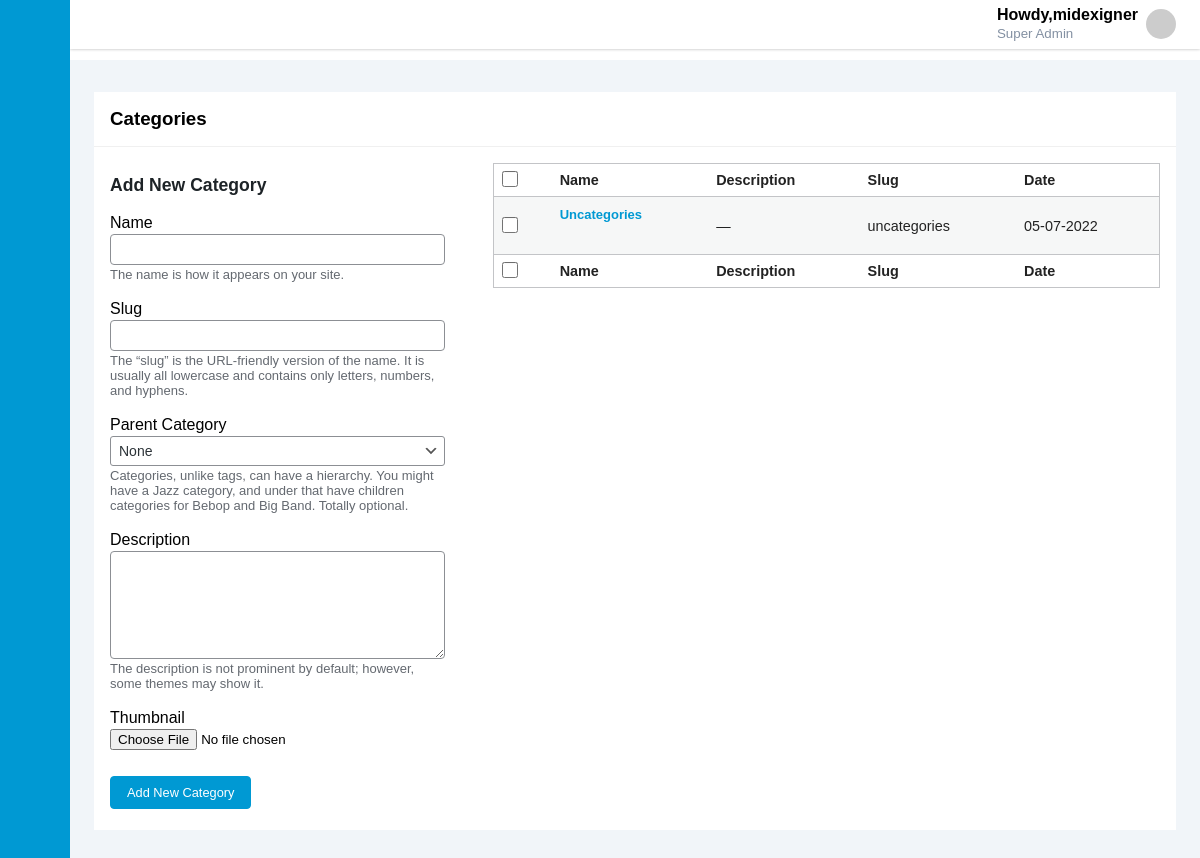
The page /admin/edit-tags?taxonomy=category (signed in) on the database its author committed.
### tables this page shows
CREATE TABLE `terms` (
  `term_id` int(11) NOT NULL,
  `name` varchar(200) NOT NULL,
  `slug` varchar(200) NOT NULL,
  `taxonomy` varchar(32) NOT NULL DEFAULT 'category',
  `description` longtext NOT NULL,
  `parent` int(11) NOT NULL DEFAULT 0,
  `status` varchar(32) NOT NULL DEFAULT 'publish',
  `date` timestamp NOT NULL DEFAULT current_timestamp()
);

### admin/edit-tags.php (the view, shortened to what this page needs)
<?php require_once "common/head.php"; ?>
   <?php require_once "common/sidebar.php"; ?>
   <?php require_once "common/header.php"; ?>
        <div class="card">
<div class="card-header page-header">
<h3>Categories</h3>
</div>
  <div class="card-body">
 <div class="col-container">
     <div class="col-left">
         <div class="col-wrap">
        <div class="form-wrap">
         <h2>Add New Category</h2>
         <form id="addtag" method="post" class="validate" enctype="multipart/form-data">
         <div class="form-field form-required term-name-wrap">
	<label for="tag-name">Name</label>
	<input name="tag_name" id="tag-name" type="text" value="" size="40" aria-required="true">
	<p>The name is how it appears on your site.</p>
</div>
	<div class="form-field term-slug-wrap">
	<label for="tag-slug">Slug</label>
	<input name="slug" id="tag-slug" type="text" value="" size="40">
	<p>The “slug” is the URL-friendly version of the name. It is usually all lowercase and contains only letters, numbers, and hyphens.</p>
</div>
<div class="form-field term-parent-wrap">
	<label for="parent">Parent Category</label>
		<select name="parent" id="parent" class="postform">
	<option value="0">None</option>
</select>
				<p>Categories, unlike tags, can have a hierarchy. You might have a Jazz category, and under that have children categories for Bebop and Big Band. Totally optional.</p>
	</div>
	<div class="form-field term-description-wrap">
	<label for="tag-description">Description</label>
	<textarea name="description" id="tag-description" rows="5" cols="40"></textarea>
	<p>The description is not prominent by default; however, some themes may show it.</p>
</div>
<div class="form-field">
  <label for="thumbnail">Thumbnail</label>
  <input type="file" name="postmeta[thumbnail]" id="">
</div>
<p class="submit">
		<input type="submit" name="submit" id="submit" class="btn" value="Add New Category">
	</p>
         </form>
         </div>
         </div>
     </div>
     <div class="col-right">
     <table class="table-taxonomy striped">
    <thead>
      <tr>
        <td><input id="cb-select-all-1" type="checkbox"></td>
        <td>Name</td>
        <td>Description</td>
        <td>Slug</td>
        <td>Date</td>
      </tr>
    </thead>
    <tfoot>
      <tr>
      <td><input id="cb-select-all-2" type="checkbox"></td>
      <td>Name</td>
        <td>Description</td>
        <td>Slug</td>
        <td>Date</td>
      </tr>
    </tfoot>
    <tbody>
<?php
if(isset($_GET['taxonomy'])){
  $taxo = $_GET['taxonomy'];
$sql = "SELECT * FROM terms WHERE taxonomy = :taxo";
}
$statement = $db->prepare($sql);
$statement->execute([':taxo'=>$taxo]);
$taxonomies = $statement->fetchAll(PDO::FETCH_OBJ);
if($statement->rowCount() > 0):
foreach($taxonomies as $term):
?>
      <tr>
        <td><input type="checkbox" name="taxonomy[]" id="user_1" class="administrator" value="1"></td>
        <td class="title">
         <div>
         <strong><a href="edit?tag_ID=<?php echo $term->term_id; ?>&action=edit"><?php echo $term->name; ?></a></strong>
         </div>
        </div>
        <td>—</td>
        <td><?php echo $term->slug; ?></td>
        <td><?php echo  date("d-m-Y", strtotime($term->date));?></td>
   <?php endforeach; else:?>
   <tr>
        <td colspan="5">Not Found</td>
      </tr>
      <?php endif; ?>
     </div>
 </div>
  </div>
</div>
<?php require_once "common/footer.php"; ?>
 <?php require_once "common/foot.php"; ?>

### admin/assets/css/style.css (style rules this page uses)
:root { --main-color:#0099d3; --color-dark:#1d2231; --text-grey:#8390a2; }
* { padding: 0; margin: 0; box-sizing: border-box; list-style-type: none; text-decoration: none; font-family: 'Poppins',sans-serif; }
a { color: var(--main-color); }
input[type=color], input[type=date], input[type=datetime-local], input[type=datetime], input[type=email], input[type=month], input[type=number], input[type=password], input[type=search], input[type=tel], input[type=text], input[type=time], input[type=url], input[type=week], select, textarea { box-shadow: 0 0 0 transparent; border-radius: 4px; border: 1px solid #8c8f94; background-color: #fff; color: #2c3338; font-size: .9rem; padding: 0 8px; line-height: 2; min-height: 30px; width: 100%; display: block; max-width: none; box-sizing: border-box; }
select { font-size: 14px; line-height: 2; color: #2c3338; border-color: #8c8f94; box-shadow: none; border-radius: 3px; padding: 0 24px 0 8px; min-height: 30px; max-width: 25rem; -webkit-appearance: none; background-size: 16px 16px; cursor: pointer; vertical-align: middle; width: auto; }
table { border-collapse: collapse; width: 100%; }
tfoot tr, thead tr { border-top: 1px solid #f0f0f0; border-bottom: 1px solid #f0f0f0; }
tfoot td, thead td { font-weight: 700; }
table td { padding: 0.5rem; font-size: .9rem; color: #222; }
table td strong { font-size: 13px; line-height: 1.5em; }
.title { color: #50575e; font-size: 13px; line-height: 1.5em; vertical-align: top; }
.card { background-color: #fff; }
.card-header, .card-body { padding: 1rem; }
.card-header { display: flex; justify-content: space-between; align-items: center; border-bottom: 1px solid #f0f0f0; }
.page-header { justify-content: unset; }
.page-header > h3 { margin-right: 1.5rem; }
.form-field input[type=email], .form-field input[type=number], .form-field input[type=password], .form-field input[type=search], .form-field input[type=tel], .form-field input[type=text], .form-field input[type=url], .form-field textarea { border-style: solid; border-width: 1px; width: 95%; }
.form-field p, .form-field select { max-width: 95%; }
input[type=checkbox], input[type=radio] { border: 1px solid #8c8f94; border-radius: 4px; background: #fff; color: #50575e; clear: none; cursor: pointer; display: inline-block; line-height: 0; height: 1rem; margin: -0.25rem 0.25rem 0 0; outline: 0; padding: 0!important; text-align: center; vertical-align: middle; width: 1rem; min-width: 1rem; box-shadow: inset 0 1px 2px rgb(0 0 0 / 10%); transition: .05s border-color ease-in-out; }
p.submit { text-align: left; max-width: 100%; margin-top: 20px; padding-top: 10px; }
.col-container { position: relative; display: flex; gap: 1.5rem; }
.col-left { flex: .35; }
.col-right { flex: .65; }
.col-wrap { padding: 0 6px 0 0; }
.col-wrap h2 { margin: 12px 0; font-size: 1.1em; color: #1d2327; }
.form-wrap .form-field { margin: 1em 0; padding: 0; }
.form-wrap label { display: block; padding: 2px 0; }
.form-wrap p, p.description, p.help, span.description { font-size: 13px; margin: 2px 0 5px; color: #646970; }
.form-wrap select { width: 95%; }
textarea { overflow: auto; padding: 2px 6px; line-height: 1.42857143; resize: vertical; }
.table-taxonomy { border: 1px solid #c3c4c7; }
.table-taxonomy thead td, .table-taxonomy thead th, .table-taxonomy .tbody td, .table-taxonomy tbody td { border-bottom: 1px solid #c3c4c7; }
.table-taxonomy tfoot tr, .table-taxonomy thead tr { border:none; }
.striped>tbody>:nth-child(odd), ul.striped>:nth-child(odd) { background-color: #f6f7f7; }
.btn { background-color: var(--main-color); border-radius: 4px; color: #fff; font-size: 0.8rem; padding: 0.5rem 1rem; border: 1px solid var(--main-color); cursor: pointer; }

### rows shown on the page
terms: name "Uncategories", slug "uncategories", date "05-07-2022"
